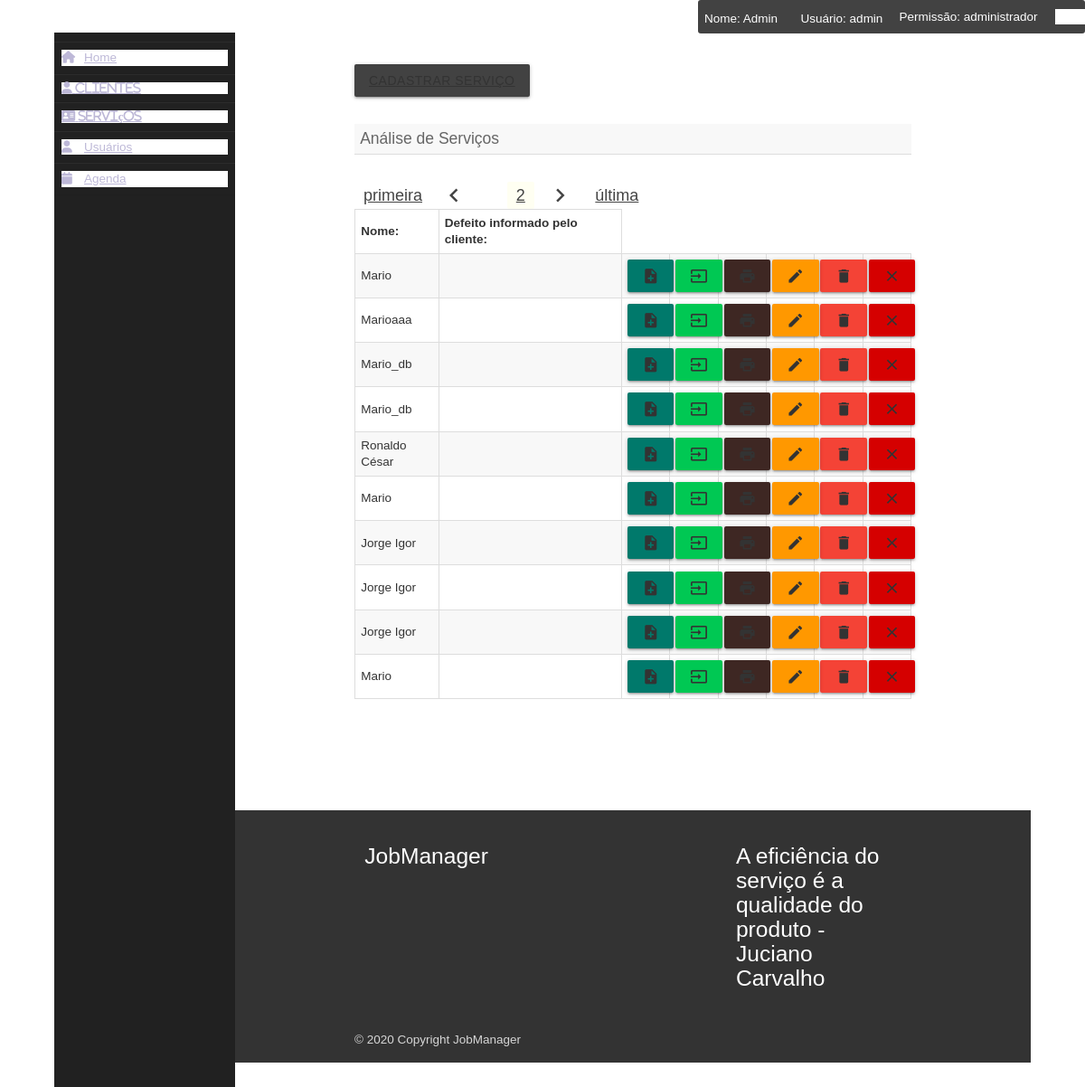
Screenshot of /gerenciar_serviços/index.php (signed in) with the database file from the repository.
### tables this page shows
CREATE TABLE `tela_login` (
  `id` int(11) NOT NULL,
  `nome` varchar(255) NOT NULL,
  `login` varchar(250) NOT NULL,
  `senha` varchar(255) NOT NULL,
  `tipo` varchar(25) NOT NULL
);

CREATE TABLE `adicionar_servico` (
  `id` int(11) NOT NULL,
  `nome` varchar(255) NOT NULL,
  `cpf` varchar(255) NOT NULL,
  `tecnico` varchar(255) NOT NULL,
  `produto` varchar(255) NOT NULL,
  `serie` varchar(255) NOT NULL,
  `defeito` varchar(255) NOT NULL,
  `observacao` varchar(255) NOT NULL,
  `data` varchar(11) NOT NULL,
  `hora` varchar(11) NOT NULL,
  `situacao_pedido` int(11) NOT NULL,
  `imagem` varchar(200) NOT NULL
);

### includes/verificacao_login.php (called while the page is built, shortened)
<?php
require_once '../php_action/db_connect.php';
$id = $_SESSION['id_usuario'];
$sql = "SELECT * FROM tela_login WHERE id = '$id'";
$resultado = mysqli_query($connect, $sql);
if (mysqli_num_rows($resultado) > 0) {
	while ($dados = mysqli_fetch_array($resultado)) {
		$nomeUser = $dados['nome'];
		$tipoUser = $dados['tipo'];
		$userName = $dados['login'];
	}
}

### gerenciar_serviços/index.php (the view, shortened to what this page needs)
<?php
include_once '../includes/header.php';
?>
<link rel="stylesheet" href="../levantamento_do_sistema/style.css">
<link href="https://cdnjs.cloudflare.com/ajax/libs/select2/4.0.12/css/select2.min.css" rel="stylesheet" />
<br><br>
<div class="col container">
	<a href="./textselect.php" class="waves-effect  btn modal-trigger grey darken-3">Cadastrar Serviço</a>
	<br><br>
	<h2>Análise de Serviços</h2>
	<div class="div-sel" id="div1">
		<table class="striped">
			<thead>
				<tr>
					<th>Nome:</th>
					<br>
					<th>Defeito informado pelo cliente:</th>
				</tr>
			</thead>
			<tbody>
				<?php
				include_once './paginacao_servicos/index.php';
				$sql = "SELECT * FROM adicionar_servico WHERE situacao_pedido = '0' order by id DESC LIMIT $inicio, $quantidade";
				$resultado = mysqli_query($connect, $sql);
				if (mysqli_num_rows($resultado) > 0) :
					while ($dados = mysqli_fetch_array($resultado)) :
				?>
						<tr>
							<td><?php echo $dados['nome'];	?></td>
							<td><?php echo $dados['defeito'];	?></td>
							<td><a href="acompanhar_pedido.php?id=<?php echo $dados['id']; ?>" class="btn  teal darken-2 modal-trigger"><i class="material-icons">note_add</i></a></td>
							<td><a href="#modal_aprovar<?php echo $dados['id']; ?>" class="btn  green accent-4 modal-trigger"><i class="material-icons">input</i></a></td>
							<td><a href="../QrCode.php?id=<?php echo $dados['id']; ?>" target="blank" class="btn brown darken-4"><i class="material-icons">local_printshop</i></a></td>
							<td><a href="#modal<?php echo $dados['id']; ?>" class="waves-effect  btn modal-trigger orange"><i class="material-icons">edit</i></a></td>
							<?php if ($tipoUser == 'administrador') { ?>
								<td><a href="#modal1<?php echo $dados['id']; ?>" class="btn red modal-trigger"><i class="material-icons">delete</i></a></td>
							<?php } ?>
							<td><a href="#modal_cancelar<?php echo $dados['id']; ?>" class="btn red accent-4 modal-trigger"><i class="material-icons">close</i></a></td>
						</tr>
					<?php
					endwhile;
				endif;
				?>
			</tbody>
		</table>
	</div>
	<br>
</div>
<br><br><br>
<?php
include_once '../includes/footer.php';
?>

### includes/header.php (shortened to what this page needs)
<?php include '../includes/verificacao_login.php'; ?>
<!DOCTYPE html>
<html lang="pt-br">
<head>
  <link rel="stylesheet" href="../modo_noturno/style.css">
  <link href="../includes/icon.css" rel="stylesheet">
  <link rel="stylesheet" href="../includes/materialize.min.css">
  <link rel="stylesheet" href="../includes/style.css">
</head>
<body>
  <div class="wrapper">
    <div class="user" style="position: fixed; right: 0; top: 0; z-index: 100; background-color: #424242; color: white;display: flex; align-items: center;border-radius: .2rem;">
      <p style="padding: .8rem 1.2rem .5rem .5rem;">Nome: <?php echo $nomeUser; ?></p>
      <p style="padding: .8rem 1.2rem .5rem .5rem;">Usuário: <?php echo $userName; ?></p>
      <p style="padding-right:.5rem;">Permissão: <?php echo $tipoUser; ?></p>
      <a href="http://localhost/tcc/login/" style="padding-right:.5rem;color: white; font-weight: 600; margin-left: .8rem;">Sair</a>
    </div>
    <div class="sidebar">
      <ul>
        <li><a href="../menu/menu.php"><i class="fas fa-home"></i>Home</a></li>
        <div class="menu-departamento" style="color: white;">
          <li class=""><a class=' fas fa-user' href='../gerenciar_cliente'> Clientes</a></li>
          <li class="lista"><a class=' fas fa-address-card' href='#'> Serviços</a></li>
          <?php if ($tipoUser == 'administrador') : ?>
          <li class="lista"><a href="#"><i class="fas fa-user"></i>Usuários</a></li>
          <?php endif; ?>
        </div>
        <li><a href="../calendar_2/index.php"><i class="fas fa-calendar"></i>Agenda</a></li>
      </ul>
    </div>
    <div class="main_content">

### modo_noturno/style.css (style rules this page uses)
*, *::before, *::after { box-sizing: border-box; }
:root { --clr-light: #fffff2; --clr-dark: #011411; --clr-primary: #2a2c27; --clr-secondary: #2b3332; --clr-accent: #ff7750; --foreground: var(--clr-dark); --background: var(--clr-light); --ff-title: "Playfair Display", serif; --ff-body: "Assistant", sans-serif; }
body { background: var(--background); color: var(--foreground); font-family: var(--ff-body); font-size: 18px; line-height: 1.6; }
.btn { padding: 1em 2em; text-decoration: none; text-transform: uppercase; border-radius: 5px; position: relative; display: inline-block; line-height: 1; }
.btn::after { content: ""; position: absolute; width: 100%; height: 100%; left: -4px; top: 4px; border-radius: inherit; z-index: -1; }

### includes/header.php (style rules this page uses)
* { margin: 0; padding: 0; box-sizing: border-box; list-style: none; text-decoration: none; }
.wrapper { display: flex; position: relative; }
.wrapper .sidebar { width: 200px; height: 100%; background: #212121; padding: 10px 0px; position: fixed; }
.wrapper .sidebar ul li { padding: 8px; border-bottom: 1px solid #bdb8d7; border-bottom: 1px solid rgba(0, 0, 0, 0.05); border-top: 1px solid rgba(255, 255, 255, 0.05); }
.wrapper .sidebar ul li a { color: #bdb8d7; display: block; }
.wrapper .sidebar ul li a .fas { width: 25px; }
.wrapper .main_content { width: 100%; margin-left: 200px; }

### rows the page displays
tela_login: nome "Admin", login "admin", tipo "administrador"
adicionar_servico: nome "Mario"
adicionar_servico: nome "Marioaaa"
adicionar_servico: nome "Mario_db"
adicionar_servico: nome "Mario_db"
adicionar_servico: nome "Ronaldo César"
adicionar_servico: nome "Mario"
adicionar_servico: nome "Jorge Igor"
adicionar_servico: nome "Jorge Igor"
adicionar_servico: nome "Jorge Igor"
adicionar_servico: nome "Mario"
